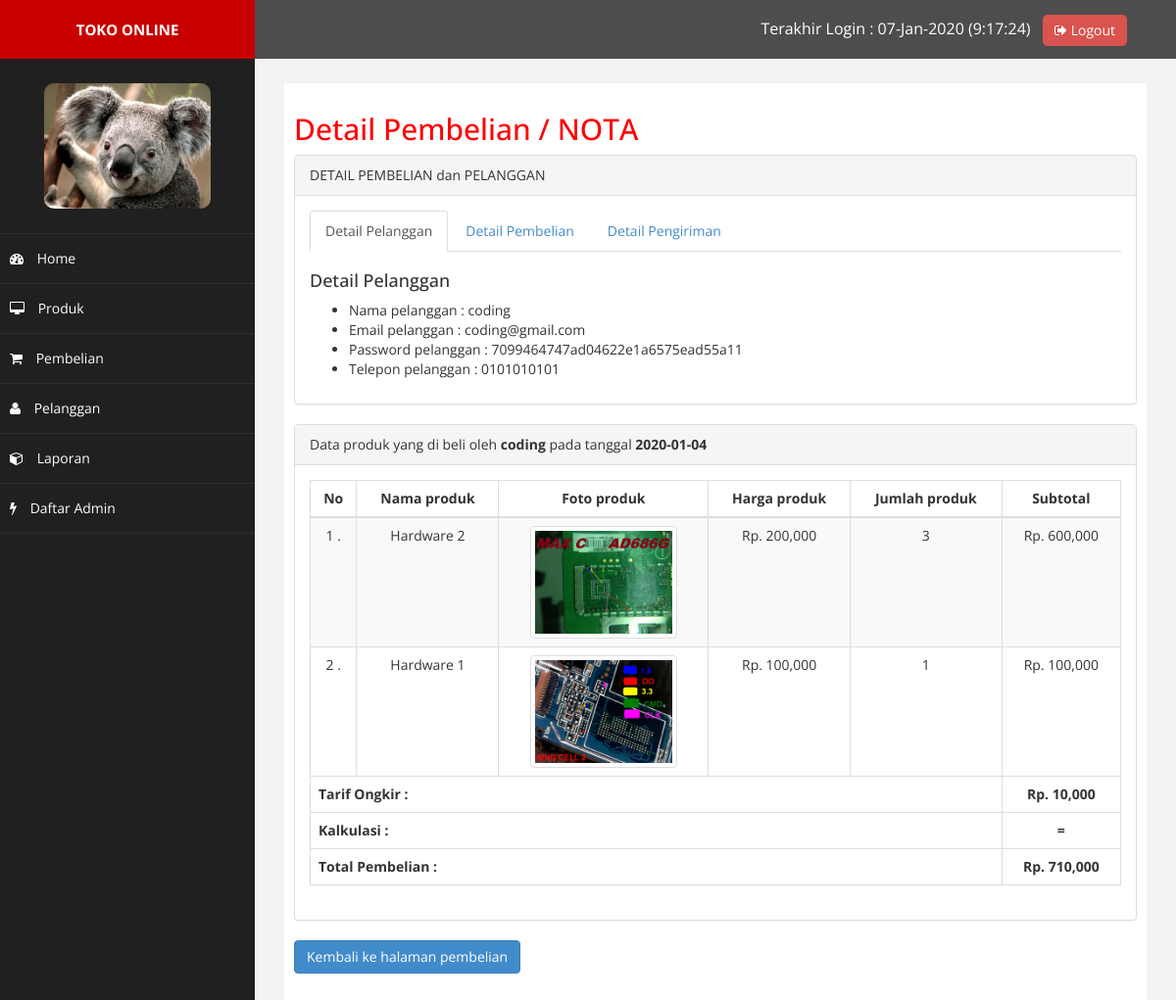
/admin/index.php?halaman=detail_pembelian&id_pembelian=58 (signed in), run on the app's committed database.
### tables this page shows
CREATE TABLE `pembelian` (
  `id_pembelian` int(11) NOT NULL,
  `id_pelanggan` int(11) NOT NULL,
  `id_ongkir` int(11) NOT NULL,
  `tanggal_pembelian` date NOT NULL,
  `total_pembelian` int(11) NOT NULL,
  `alamat_pengiriman` text NOT NULL,
  `status_pembelian` varchar(50) DEFAULT 'pending',
  `resi_pengiriman` varchar(50) NOT NULL
);

CREATE TABLE `pelanggan` (
  `id_pelanggan` int(11) NOT NULL,
  `email_pelanggan` varchar(100) NOT NULL,
  `password_pelanggan` varchar(50) NOT NULL,
  `nama_pelanggan` varchar(100) NOT NULL,
  `telepon_pelanggan` varchar(25) NOT NULL,
  `alamat_pelanggan` text NOT NULL,
  `foto_pelanggan` varchar(100) NOT NULL
);

CREATE TABLE `pembelian_produk` (
  `id_pembelian_produk` int(11) NOT NULL,
  `id_pembelian` int(11) NOT NULL,
  `id_produk` int(11) NOT NULL,
  `jumlah` int(11) NOT NULL,
  `nama_produk` varchar(100) NOT NULL,
  `harga_produk` int(11) NOT NULL,
  `berat_produk` int(11) NOT NULL,
  `foto_produk` varchar(100) NOT NULL,
  `subharga_produk` int(11) NOT NULL,
  `subberat_produk` int(11) NOT NULL
);

CREATE TABLE `produk` (
  `id_produk` int(11) NOT NULL,
  `nama_produk` varchar(100) NOT NULL,
  `harga_produk` int(11) NOT NULL,
  `berat_produk` int(11) NOT NULL,
  `foto_produk` varchar(100) NOT NULL,
  `deskripsi_produk` text NOT NULL,
  `stok_produk` int(11) NOT NULL
);

CREATE TABLE `ongkir` (
  `id_ongkir` int(11) NOT NULL,
  `nama_kota` varchar(100) NOT NULL,
  `tarif` int(11) NOT NULL
);

### admin/detail_pembelian.php (the view, shortened to what this page needs)
<?php
	include 'config/koneksi.php';
	$id_pembelian = $_GET['id_pembelian'];
	$data_pembelian = mysqli_query($koneksi, "SELECT * FROM pembelian INNER JOIN pelanggan ON pembelian.id_pelanggan = pelanggan.id_pelanggan WHERE pembelian.id_pembelian = '$id_pembelian' ");
	$pecah_data_pembelian = mysqli_fetch_assoc($data_pembelian);
	$id_ongkir = $pecah_data_pembelian['id_ongkir'];
	$data_ongkir = mysqli_query($koneksi, "SELECT * FROM ongkir WHERE id_ongkir = $id_ongkir ");
	$tarif_ongkir = mysqli_fetch_assoc($data_ongkir);
?>
<h2>Detail Pembelian / NOTA</h2>
<div class="row">
	<div class="col-md-12">
		<div class="panel panel-default">
			<div class="panel-heading">
				DETAIL PEMBELIAN dan PELANGGAN
			</div>
			<div class="panel-body">
				<ul class="nav nav-tabs">
					<li class="active">
						<a href="#pelanggan" data-toggle="tab">Detail Pelanggan</a>
					</li>
					<li class="">
						<a href="#pembelian" data-toggle="tab">Detail Pembelian</a>
					</li>
					<li class="">
						<a href="#pengiriman" data-toggle="tab">Detail Pengiriman</a>
					</li>
				</ul>
				<div class="tab-content">
					<div class="tab-pane fade active in" id="pelanggan">
						<h4>Detail Pelanggan</h4>
						<ul>
							<li>Nama pelanggan : <?= $pecah_data_pembelian['nama_pelanggan']; ?></li>
							<li>Email pelanggan : <?= $pecah_data_pembelian['email_pelanggan']; ?></li>
							<li>Password pelanggan : <?= md5($pecah_data_pembelian['password_pelanggan']); ?></li>
							<li>Telepon pelanggan : <?= $pecah_data_pembelian['telepon_pelanggan']; ?></li>
						</ul>
					</div>
				</div>
			</div>
		</div>
		<div class="panel panel-default">
			<div class="panel-heading">
				Data produk yang di beli oleh <b><?= $pecah_data_pembelian['nama_pelanggan']; ?></b> pada tanggal <b><?= $pecah_data_pembelian['tanggal_pembelian']; ?></b>
			</div>
			<div class="panel-body">
				<div class="table-responsive">
					<table class="table table-striped table-bordered table-hover" id="dataTables-example">
						<thead>
							<tr>
								<th class="text-center">No</th>
								<th class="text-center">Nama produk</th>
								<th class="text-center">Foto produk</th>
								<th class="text-center">Harga produk</th>
								<th class="text-center">Jumlah produk</th>
								<th class="text-center">Subtotal</th>
							</tr>
						</thead>
						<tbody>
							<?php
								$no = 1;
								$ambil_data_produk_pembelian = mysqli_query($koneksi, "SELECT * FROM pembelian_produk INNER JOIN produk ON pembelian_produk.id_produk = produk.id_produk WHERE pembelian_produk.id_pembelian = '$id_pembelian' ");
								while($item = mysqli_fetch_assoc($ambil_data_produk_pembelian)) :
							?>
								<tr class="odd gradeX">
									<td class="text-center"><?= $no++; ?> .</td>
									<td class="text-center"><?= $item['nama_produk']; ?></td>
									<td class="text-center"><img src="../foto_produk/<?= $item['foto_produk']; ?>" class="img-thumbnail" width="150"></td>
									<td class="text-center">Rp. <?= number_format($item['harga_produk']); ?></td>
									<td class="text-center"><?= $item['jumlah']; ?></td>
									<td class="text-center">Rp. <?= number_format($item['harga_produk'] * $item['jumlah']); ?></td>
								</tr>
								<?php endwhile; ?>
						</tbody>
						<tfoot>
							<tr>
								<th colspan="5">Tarif Ongkir :</th>
								<th class="text-center">Rp. <?= number_format($tarif_ongkir['tarif']); ?></th>
							</tr>
							<tr>
								<th colspan="5">Kalkulasi :</th>
								<th class="text-center">=</th>
							</tr>
							<tr>
								<th colspan="5">Total Pembelian :</th>
								<th class="text-center">Rp. <?= number_format($pecah_data_pembelian['total_pembelian']); ?></th>
							</tr>
						</tfoot>
					</table>
				</div>
			</div>
		</div>
	</div>
</div>
<a href="index.php?halaman=pembelian" class="btn btn-primary">Kembali ke halaman pembelian</a>

### admin/index.php (shortened to what this page needs)
<?php
    include 'config/koneksi.php';
    $admin = $_SESSION['admin'];
?>
<!DOCTYPE html>
<html xmlns="http://www.w3.org/1999/xhtml">
<head>
  <link href="assets/css/bootstrap.css" rel="stylesheet" />
  <link href="assets/css/font-awesome.css" rel="stylesheet" />
  <link href="assets/js/morris/morris-0.4.3.min.css" rel="stylesheet" />
  <link href="assets/css/custom.css" rel="stylesheet" />
</head>
<body>
    <div id="wrapper">
        <nav class="navbar navbar-default navbar-cls-top " role="navigation" style="margin-bottom: 0">
            <div class="navbar-header">
                <a class="navbar-brand" href="index.php"><span style="font-size: 15px;">TOKO ONLINE</span></a>
            </div>
            <div style="color: white;padding: 15px 50px 5px 50px;float: right;font-size: 16px;">Terakhir Login : <?= $admin['terakhir_login']; ?> &nbsp; <a href="logout.php" class="btn btn-danger square-btn-adjust logout"><i class="fa fa-sign-out"></i> Logout</a></div>
        </nav>
        <nav class="navbar-default navbar-side" role="navigation">
            <div class="sidebar-collapse">
                <ul class="nav" id="main-menu">
                    <li class="text-center">
                        <img src="foto_admin/<?= $admin['foto_admin']; ?>" class="user-image img-responsive"/>
                    </li>
                    <li class="admin">
                        <a href="index.php"><i class="fa fa-dashboard"></i> Home</a>
                    </li>
                    <li class="admin">
                        <a href="index.php?halaman=produk"><i class="fa fa-desktop"></i> Produk</a>
                    </li>
                    <li class="admin">
                        <a href="index.php?halaman=pembelian"><i class="fa fa-shopping-cart"></i> Pembelian</a>
                    </li>
                    <li class="admin">
                        <a href="index.php?halaman=pelanggan"><i class="fa fa-user"></i> Pelanggan</a>
                    </li>
                    <li class="admin">
                        <a href="index.php?halaman=laporan_pembelian"><i class="fa fa-cube"></i> Laporan</a>
                    </li>
                    <li class="admin">
                        <a href="index.php?halaman=daftar_admin"><i class="fa fa-bolt"></i> Daftar Admin</a>
                    </li>
                </ul>
            </div>
        </nav>
        <div id="page-wrapper" >
            <div id="page-inner">
                <?php
                    if(isset($_GET['halaman'])) :
                        if($_GET['halaman'] == "produk") :
                            include 'produk.php';
                        elseif ($_GET['halaman'] == "pembelian"):
                            include 'pembelian.php';
                        elseif ($_GET['halaman'] == "pelanggan") :
                            include 'pelanggan.php';
                        elseif ($_GET['halaman'] == "laporan_pembelian") :
                            include 'laporan_pembelian.php';
                        elseif ($_GET['halaman'] == "detail_pembelian") :
                            include 'detail_pembelian.php';
                        elseif ($_GET['halaman'] == "tambah_produk") :
                            include 'tambah_produk.php';
                        elseif ($_GET['halaman'] == "hapus_produk") :
                            include 'hapus_produk.php';
                        elseif ($_GET['halaman'] == "ubah_produk") :
                            include 'ubah_produk.php';
                        elseif ($_GET['halaman'] == "tambah_pelanggan") :
                            include 'tambah_pelanggan.php';
                        elseif ($_GET['halaman'] == "ubah_pelanggan") :
                            include 'ubah_pelanggan.php';
                        elseif ($_GET['halaman'] == "hapus_pelanggan") :
                            include 'hapus_pelanggan.php';
                        elseif ($_GET['halaman'] == "detail_pelanggan") :
                            include 'detail_pelanggan.php';
                        elseif ($_GET['halaman'] == "daftar_admin") :
                            include 'daftar_admin.php';
                        elseif ($_GET['halaman'] == "pembayaran") :
                            include 'pembayaran.php';
                        endif;
                    else :
                        include 'home.php';
                    endif;
                ?>
            </div>
        </div>
    </div>
</body>
</html>

### admin/assets/css/custom.css (style rules this page uses)
body { font-family: 'Open Sans', sans-serif; }
#wrapper { width: 100%; background:#202020; }
#page-wrapper { padding: 15px 15px; min-height: 600px; background:#F3F3F3; }
#page-inner { width:100%; margin:10px 20px 10px 0px; background-color:#fff!important; padding:10px; min-height:1200px; }
.text-center { text-align:center; }
h2 { color: #f00; }
h4 { padding-top:10px; }
.square-btn-adjust { border: 0px solid transparent; -webkit-border-radius: 0px; -moz-border-radius: 0px; border-radius: 0px; }
.user-image { margin: 25px auto; -webkit-border-radius: 10px; -moz-border-radius: 10px; border-radius: 10px; max-height:170px; max-width:170px; }
.navbar-cls-top .navbar-brand { color: #fff; background: #C90000; width: 260px; text-align: center; height: 60px; font-size: 30px; font-weight: 700; }
.sidebar-collapse , .sidebar-collapse .nav { background:none; }
.sidebar-collapse .nav { padding:0; }
.sidebar-collapse .nav > li > a { color:#fff; background:#202020; text-shadow:none; }
.sidebar-collapse > .nav > li > a { padding:15px 10px; }
.sidebar-collapse > .nav > li { border-bottom: 1px solid rgba(107, 108, 109, 0.19); }
.navbar-side { border:none; background-color: #202020; }
.navbar-cls-top { background:#4D4D4D; border-bottom:none; }
.navbar-default { border:0px solid black; }
.navbar-header { background: #A70303; }
.nav > li > a > i { margin-right:10px; }
@media (min-width:768px) { #page-wrapper { margin: 0 0 0 260px; padding: 15px 30px; min-height: 1200px; } }
@media (min-width:768px) { .navbar-side { z-index: 1; position: absolute; width: 260px; } }
@media (min-width:768px) { .navbar { border-radius: 0px; } }

### admin/index.php (style rules this page uses)
.logout { border-radius: 5px; }

### data on the page
pembelian: id_pelanggan.nama_pelanggan "coding", id_pelanggan.email_pelanggan "coding@gmail.com", id_pelanggan.password_pelanggan "7099464747ad04622e1a6575ead55a11", id_pelanggan.telepon_pelanggan "0101010101", tanggal_pembelian "2020-01-04", total_pembelian "710,000"
pembelian_produk: id_produk.nama_produk "Hardware 2", id_produk.foto_produk (picture), id_produk.harga_produk "200,000", jumlah "3", $item['harga_produk'] * $item['jumlah'] "600,000"
pembelian_produk: id_produk.nama_produk "Hardware 1", id_produk.foto_produk (picture), id_produk.harga_produk "100,000", jumlah "1", $item['harga_produk'] * $item['jumlah'] "100,000"
ongkir: tarif "10,000"

### other printed values
$admin['terakhir_login'] "07-Jan-2020 (9:17:24)"
